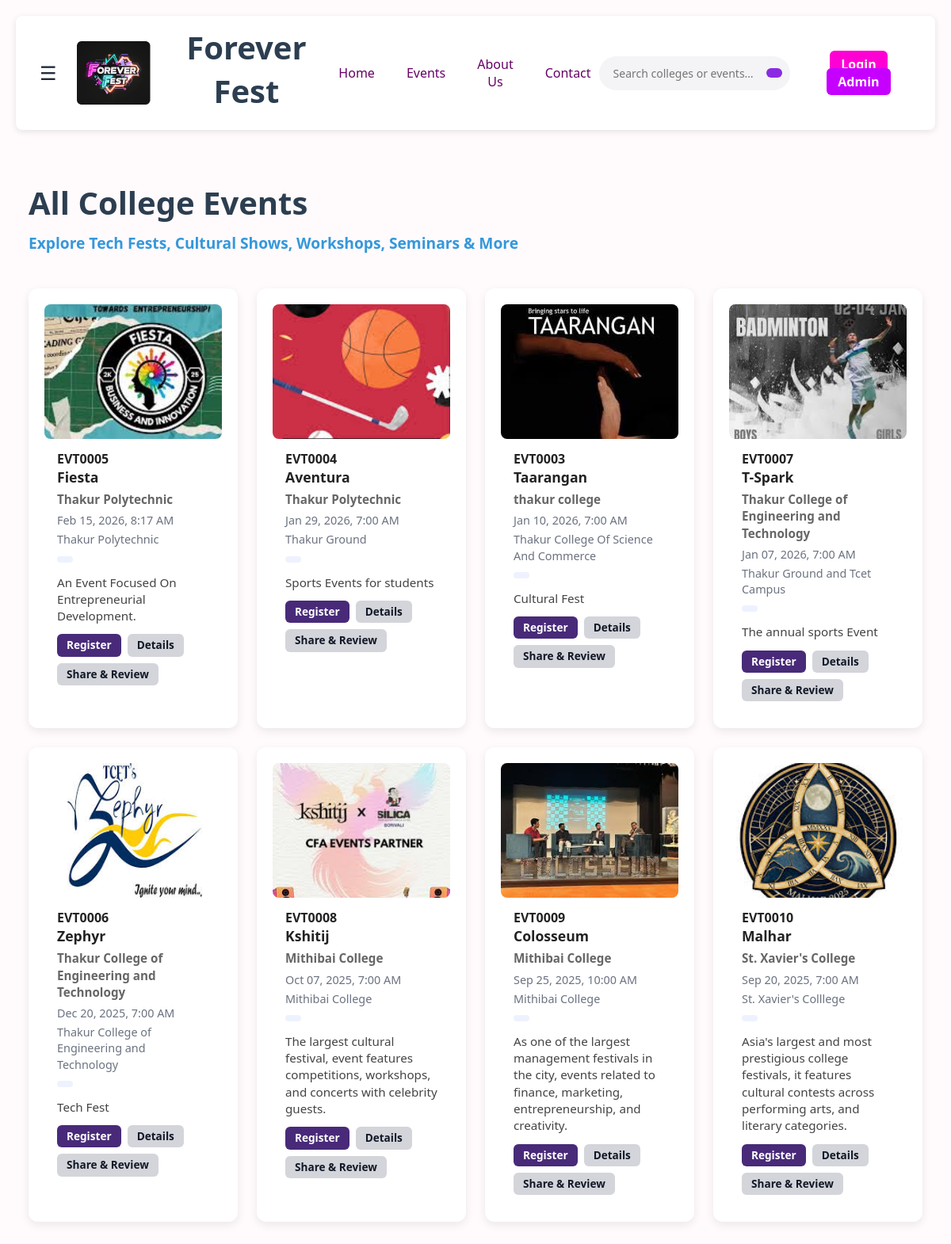
Screenshot of /events/ with the database file from the repository.
### events/models.py (models this page shows, shortened)
class Event(models.Model):
    image_url = models.CharField(max_length=255, blank=True)
    event_id = models.CharField(primary_key=True, max_length=20, default=generate_event_id)
    college = models.ForeignKey(College,to_field="college_id", db_column="college_id",on_delete=models.CASCADE, related_name="events",)
    title = models.CharField(max_length=80)
    description = models.TextField(blank=True)
    date_time = models.DateTimeField(null=True, blank=True)
    location = models.CharField(max_length=120, blank=True)
    created_by = models.ForeignKey(AdminProfile,to_field="admin_id",db_column="created_by",on_delete=models.SET_NULL,null=True,blank=True,related_name="created_events",)
    class Meta:
        db_table = "events"

### colleges/models.py (models this page shows, shortened)
class College(models.Model):
    college_id  = models.CharField(max_length=20, primary_key=True, unique=True, default=generate_college_id)
    name        = models.CharField(max_length=100, unique=True)
    contact_no  = models.CharField(max_length=15, blank=True, null=True)
    email       = models.EmailField(max_length=120, blank=True, null=True)
    location    = models.CharField(max_length=120, blank=True, null=True)
    owner_admin = models.OneToOneField(
    AdminProfile, on_delete=models.CASCADE, related_name='college',
    null=True, blank=True
    )
    logo  = models.ImageField(upload_to="college_logos/",blank=True,null=True)
    created_at = models.DateTimeField(auto_now_add=True)

### events/views.py (the view)
# urls.py: path("", views.events_page, name="events_page"),   # /events/
def events_page(request):
    qs = Event.objects.select_related("college").order_by("-date_time", "title")
    events = []
    for e in qs:
        if hasattr(e, "image") and e.image:  # If using ImageField
            img = e.image.url
        elif hasattr(e, "image_url") and e.image_url:  # If storing URL
            img = e.image_url
        else:
            img = ""  # fallback
        events.append({
            "event_id": e.event_id,
            "title": e.title,
            "college_name": e.college.name if e.college_id else "",
            "date_time": e.date_time,
            "location": e.location,
            "tag": e.tag if hasattr(e, "tag") else "",
            "description": e.description,
            "image_url": img,
        })
    return render(request, "events/events_page.html", {"events": events})

### events/templates/events/events_page.html
{% extends "accounts/base.html" %}
{% load static %}
{% block content %}
<link rel="stylesheet" href="{% static 'css/eventpage.css' %}">
<div class="events-container">
  <h1 class="page-title">All College Events</h1>
  <p class="subtitle"><strong>Explore Tech Fests, Cultural Shows, Workshops, Seminars & More</strong></p><br><br>
  <div class="events-grid">
    {% for e in events %}
      <div class="event-card">
       <div class="event-image">
      {% if e.image_url %}
      <img src="{{ e.image_url }}" alt="{{ e.title }}">
      {% else %}
      <img src="https://via.placeholder.com/400x200.png?text=Event+Image" alt="{{ e.title }}">
      {% endif %}
       </div>
        <div class="event-details">
          <h4>{{e.event_id}}</h4>
          <h3>{{ e.title }}</h3>
          <p class="college">{{ e.college_name }}</p>
          <p class="datetime">{{ e.date_time|date:"M d, Y, g:i A" }}</p>
          <p class="location">{{ e.location }}</p>
          <span class="tag">{{ e.tag }}</span>
          <p class="description">{{ e.description }}</p>
          <div class="actions">
            {% if e.event_id %}
             <a href="{% url 'registrations:register_event' e.event_id %}" class="btn btn-register">Register</a>
                {% else %}
              <button class="btn-register" disabled title="Registration coming soon">Register</button>
            {% endif %}
            <a href="{% url 'events:event_detail' e.event_id %}" class="btn-details">Details</a>
            <a class="btn-secondary" href="{% url 'ugc:event_hub' e.event_id %}">Share & Review </a>
          </div>
        </div>
      </div>
    {% endfor %}
  </div>
</div>
{% endblock %}

### static/css/style.css (style rules this page uses)
body { font-family: 'Inter', sans-serif; margin: 0; padding: 0; background: #fffafc; }
.event-card { background: #fff; padding: 15px; border-radius: 10px; width: 250px; box-shadow: 0 4px 12px rgba(0,0,0,0.15); transition: transform 0.2s ease, box-shadow 0.2s ease; }
.event-card img { width: 100%; height: 160px; object-fit: cover; border-radius: 8px; }
.event-card h3 { font-size: 1.3rem; margin: 12px 0 5px 0; color: #222; }
.event-card p { font-size: 0.95rem; line-height: 1.4; color: #444; }
body { background: #F7F8FC; }
a { text-decoration: none; }
body, html { height: 100%; margin: 0; }
:root { --primary-color: #2c3e50; --secondary-color: #3498db; --accent-color: #e74c3c; --light-color: #f5f7fa; --dark-color: #2c4e50; --shadow: 0 4px 6px rgba(0,0,0,.1); --radius: 8px; --page-max-width: 1200px; }
* { margin: 0; padding: 0; box-sizing: border-box; font-family: 'Segoe UI', Tahoma, Geneva, Verdana, sans-serif; }
body { background: var(--light-color); color: var(--dark-color); padding: 20px; }
h1 { color: var(--primary-color); font-size: 2.5rem; margin-bottom: 10px; }
.subtitle { color: var(--secondary-color); font-size: 1.2rem; }
.events-grid { grid-template-columns: repeat(auto-fit, minmax(220px, 1fr)); }
.college-card, .event-card { background: #fff; border-radius: var(--radius); padding: 20px; text-align: center; box-shadow: var(--shadow); cursor: pointer; transition: transform .2s ease, box-shadow .2s ease; position: relative; overflow: hidden; }
.college-card::before, .event-card::before { content: ''; position: absolute; inset: 0 0 auto 0; width: 4px; height: 0; background: var(--secondary-color); transition: height .3s ease; }
.events-container { max-width: 1200px; margin: 0 auto; padding: 24px 16px; }
.events-grid { display: grid !important; grid-template-columns: repeat(auto-fit, minmax(260px, 1fr)); gap: 24px; justify-items: start; }
.event-card { background: #fff; border-radius: 12px; box-shadow: 0 4px 12px rgba(0,0,0,.08); overflow: hidden; transition: transform .2s ease, box-shadow .2s ease; width: 100%; max-width: 350px; }
.event-image img { display: block; width: 100%; height: 170px; object-fit: cover; }
.event-details { padding: 14px 16px; text-align: left; }
.event-details h3 { font-size: 1.1rem; margin: 0 0 6px; }
.event-details .college { font-weight: 600; color: #666; margin: 0 0 6px; }
.event-details .datetime, .event-details .location { font-size: .9rem; color: #6b7280; margin: 0 0 4px; }
.tag { display: inline-block; font-size: .75rem; padding: 4px 10px; border-radius: 999px; background: #eef2ff; color: #4f46e5; margin: 6px 0 10px; }
.description { font-size: .9rem; color: #374151; line-height: 1.4; margin: 0 0 12px; }
.actions { display: flex; flex-wrap: wrap; gap: 8px; }
.actions a { display: inline-block; padding: 6px 12px; border-radius: 6px; font-weight: 600; font-size: .85rem; text-decoration: none; line-height: 1.2; white-space: nowrap; }
.btn-register { background: #482a79; color: #fff; }
.btn-details { background: #d3d5da; color: #111827; }
.btn-secondary { background: #d3d5da; color: #111827; }
body { margin: 0; font-family: 'Inter', sans-serif; background: #fffafc; color: #222; }

### rows the page displays
Event: image_url (picture), event_id "EVT0005", title "Fiesta", date_time "Feb 15, 2026, 8:17 AM", location "Thakur Polytechnic", description "An Event Focused On Entrepreneurial Development."
College: college_name "Thakur Polytechnic" "Thakur Polytechnic"
Event: image_url (picture), event_id "EVT0004", title "Aventura", date_time "Jan 29, 2026, 7:00 AM", location "Thakur Ground", description "Sports Events for students"
Event: image_url (picture), event_id "EVT0003", title "Taarangan", date_time "Jan 10, 2026, 7:00 AM", location "Thakur College Of Science And Commerce", description "Cultural Fest"
College: college_name "thakur college"
Event: image_url (picture), event_id "EVT0007", title "T-Spark", date_time "Jan 07, 2026, 7:00 AM", location "Thakur Ground and Tcet Campus", description "The annual sports Event"
College: college_name "Thakur College of Engineering and Technology" "Thakur College of Engineering and Technology"
Event: image_url (picture), event_id "EVT0006", title "Zephyr", date_time "Dec 20, 2025, 7:00 AM", location "Thakur College of Engineering and Technology", description "Tech Fest"
Event: image_url (picture), event_id "EVT0008", title "Kshitij", date_time "Oct 07, 2025, 7:00 AM", location "Mithibai College", description "The largest cultural festival, event features competitions, workshops, and concerts with celebrity guests."
College: college_name "Mithibai College" "Mithibai College"
Event: image_url (picture), event_id "EVT0009", title "Colosseum", date_time "Sep 25, 2025, 10:00 AM", location "Mithibai College", description "As one of the largest management festivals in the city, events related to finance, marketing, entrepreneurship, and creativity."
Event: image_url (picture), event_id "EVT0010", title "Malhar", date_time "Sep 20, 2025, 7:00 AM", location "St. Xavier's Colllege", description "Asia's largest and most prestigious college festivals, it features cultural contests across performing arts, and literary categories."
College: college_name "St. Xavier's College"
